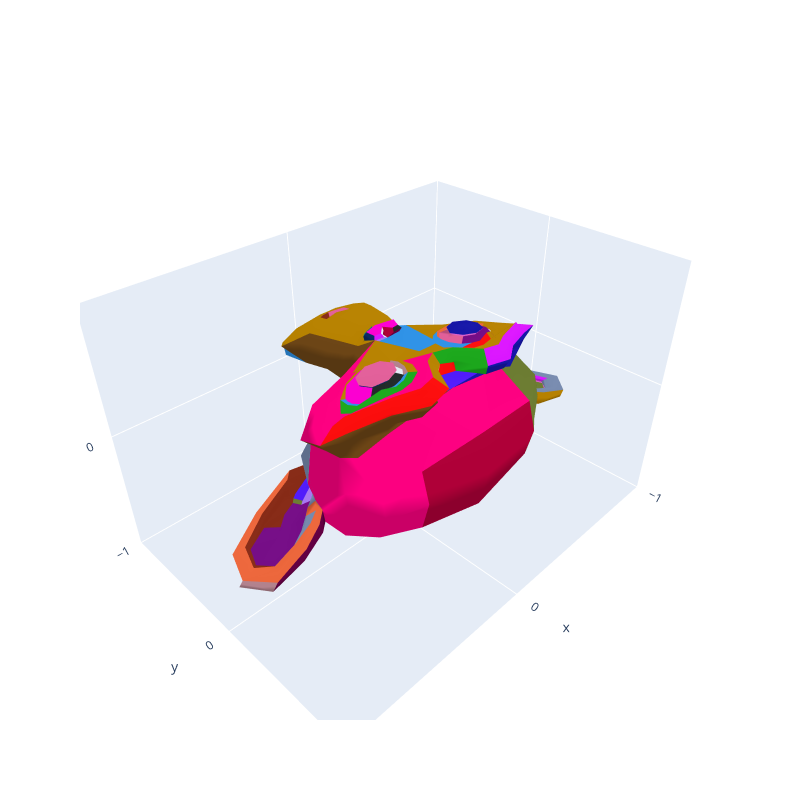

Notebook cell for this chart:
### Code cell
displayMeshlets(obj, vert, ind_m, cones)

### Figure 1 — Plotly figure (JSON) as saved in the notebook; plotly's stock layout.template omitted (floating-point values rounded to 4 significant figures; data arrays with more than 128 entries replaced by an {"elided": "..."} marker saying what was removed)
{"data": [{"facecolor": {"elided": "695 str values"}, "i": {"elided": "695 int values"}, "j": {"elided": "695 int values"}, "k": {"elided": "695 int values"}, "opacity": 1, "type": "mesh3d", "x": {"elided": "505 float values"}, "y": {"elided": "505 float values"}, "z": {"elided": "505 float values"}}], "layout": {"autosize": false, "height": 800, "scene": {"aspectmode": "auto", "aspectratio": {"x": 1.306, "y": 0.9406, "z": 0.8137}, "xaxis": {"nticks": 4, "range": [-1, 1], "type": "linear"}, "yaxis": {"nticks": 4, "range": [-1, 1], "type": "linear"}, "zaxis": {"nticks": 4, "range": [-1, 1], "type": "linear"}}, "width": 800}}
